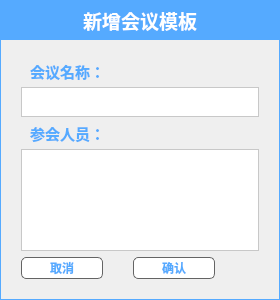
<?xml version="1.0" encoding="UTF-8"?>
<ui version="4.0">
 <class>Scene_Record_AddInfo</class>
 <widget class="QDialog" name="Scene_Record_AddInfo">
  <property name="geometry">
   <rect>
    <x>0</x>
    <y>0</y>
    <width>280</width>
    <height>300</height>
   </rect>
  </property>
  <property name="windowTitle">
   <string>Dialog</string>
  </property>
  <property name="styleSheet">
   <string notr="true">border:1px solid rgb(85, 170, 255);</string>
  </property>
  <layout class="QGridLayout" name="gridLayout_3">
   <property name="leftMargin">
    <number>0</number>
   </property>
   <property name="topMargin">
    <number>0</number>
   </property>
   <property name="rightMargin">
    <number>0</number>
   </property>
   <property name="bottomMargin">
    <number>0</number>
   </property>
   <property name="spacing">
    <number>0</number>
   </property>
   <item row="0" column="0">
    <widget class="QLabel" name="label">
     <property name="sizePolicy">
      <sizepolicy hsizetype="Minimum" vsizetype="Minimum">
       <horstretch>0</horstretch>
       <verstretch>0</verstretch>
      </sizepolicy>
     </property>
     <property name="minimumSize">
      <size>
       <width>40</width>
       <height>40</height>
      </size>
     </property>
     <property name="font">
      <font>
       <pointsize>14</pointsize>
       <weight>75</weight>
       <bold>true</bold>
      </font>
     </property>
     <property name="styleSheet">
      <string notr="true">background-color: rgb(85, 170, 255);
color: rgb(255, 255, 255);
padding-left:1.5em;
padding-top:0.6em;
padding-bottom:0.6em;
border:0;</string>
     </property>
     <property name="text">
      <string>新增会议模板</string>
     </property>
     <property name="alignment">
      <set>Qt::AlignCenter</set>
     </property>
    </widget>
   </item>
   <item row="1" column="0">
    <widget class="QGroupBox" name="groupBox">
     <property name="sizePolicy">
      <sizepolicy hsizetype="MinimumExpanding" vsizetype="MinimumExpanding">
       <horstretch>0</horstretch>
       <verstretch>0</verstretch>
      </sizepolicy>
     </property>
     <property name="minimumSize">
      <size>
       <width>200</width>
       <height>150</height>
      </size>
     </property>
     <property name="maximumSize">
      <size>
       <width>280</width>
       <height>16777215</height>
      </size>
     </property>
     <property name="styleSheet">
      <string notr="true">border:0;</string>
     </property>
     <property name="title">
      <string/>
     </property>
     <layout class="QGridLayout" name="gridLayout_4">
      <property name="leftMargin">
       <number>20</number>
      </property>
      <property name="topMargin">
       <number>20</number>
      </property>
      <property name="rightMargin">
       <number>20</number>
      </property>
      <property name="bottomMargin">
       <number>20</number>
      </property>
      <item row="0" column="0">
       <widget class="QLabel" name="label_2">
        <property name="sizePolicy">
         <sizepolicy hsizetype="Minimum" vsizetype="Preferred">
          <horstretch>0</horstretch>
          <verstretch>0</verstretch>
         </sizepolicy>
        </property>
        <property name="minimumSize">
         <size>
          <width>50</width>
          <height>20</height>
         </size>
        </property>
        <property name="font">
         <font>
          <pointsize>11</pointsize>
          <weight>75</weight>
          <bold>true</bold>
         </font>
        </property>
        <property name="styleSheet">
         <string notr="true">margin-left:5px;
color:rgb(85, 170, 255);</string>
        </property>
        <property name="text">
         <string>会议名称：</string>
        </property>
        <property name="alignment">
         <set>Qt::AlignLeading|Qt::AlignLeft|Qt::AlignVCenter</set>
        </property>
       </widget>
      </item>
      <item row="2" column="0">
       <widget class="QLabel" name="label_3">
        <property name="sizePolicy">
         <sizepolicy hsizetype="Minimum" vsizetype="Preferred">
          <horstretch>0</horstretch>
          <verstretch>0</verstretch>
         </sizepolicy>
        </property>
        <property name="minimumSize">
         <size>
          <width>50</width>
          <height>20</height>
         </size>
        </property>
        <property name="font">
         <font>
          <pointsize>11</pointsize>
          <weight>75</weight>
          <bold>true</bold>
         </font>
        </property>
        <property name="styleSheet">
         <string notr="true">margin-left:5px;
color:rgb(85, 170, 255);</string>
        </property>
        <property name="text">
         <string>参会人员：</string>
        </property>
        <property name="alignment">
         <set>Qt::AlignLeading|Qt::AlignLeft|Qt::AlignVCenter</set>
        </property>
       </widget>
      </item>
      <item row="4" column="0">
       <layout class="QGridLayout" name="gridLayout" columnstretch="1,0,0,0,0">
        <property name="spacing">
         <number>0</number>
        </property>
        <item row="0" column="1">
         <widget class="QPushButton" name="cancel_btn">
          <property name="font">
           <font>
            <weight>75</weight>
            <bold>true</bold>
           </font>
          </property>
          <property name="styleSheet">
           <string notr="true">QPushButton:hover{
border: 1px solid rgb(85, 170, 255);
color:white;
background-color:rgb(85, 170, 255);
}
QPushButton{
background-color:  white;
border: 1px solid rgb(100, 100, 100);
border-radius: 5px;   
width:80px;
height:20px;
padding-left:1.5em;
padding-right:1.5em;
padding-top:0.6em;
padding-bottom:0.6em;
color:rgb(85, 170, 255);
}
QPushButton:pressed{
background-color:rgb(85, 170, 255);
margin:2px;
color:black;
border: 1px solid white;
}
QPushButton:disabled{
background-color: transparent;
color:gray;
}</string>
          </property>
          <property name="text">
           <string>取消</string>
          </property>
         </widget>
        </item>
        <item row="0" column="0">
         <spacer name="horizontalSpacer">
          <property name="orientation">
           <enum>Qt::Horizontal</enum>
          </property>
          <property name="sizeType">
           <enum>QSizePolicy::Preferred</enum>
          </property>
          <property name="sizeHint" stdset="0">
           <size>
            <width>20</width>
            <height>20</height>
           </size>
          </property>
         </spacer>
        </item>
        <item row="0" column="3">
         <widget class="QPushButton" name="confirm_btn">
          <property name="font">
           <font>
            <weight>75</weight>
            <bold>true</bold>
           </font>
          </property>
          <property name="styleSheet">
           <string notr="true">QPushButton:hover{
border: 1px solid rgb(85, 170, 255);
color:white;
background-color:rgb(85, 170, 255);
}
QPushButton{
background-color:  white;
border: 1px solid rgb(100, 100, 100);
border-radius: 5px;   
width:80px;
height:20px;
padding-left:1.5em;
padding-right:1.5em;
padding-top:0.6em;
padding-bottom:0.6em;
color:rgb(85, 170, 255);
}
QPushButton:pressed{
background-color:rgb(85, 170, 255);
margin:2px;
color:black;
border: 1px solid white;
}
QPushButton:disabled{
background-color: transparent;
color:gray;
}</string>
          </property>
          <property name="text">
           <string>确认</string>
          </property>
         </widget>
        </item>
        <item row="0" column="4">
         <spacer name="horizontalSpacer_3">
          <property name="orientation">
           <enum>Qt::Horizontal</enum>
          </property>
          <property name="sizeType">
           <enum>QSizePolicy::Preferred</enum>
          </property>
          <property name="sizeHint" stdset="0">
           <size>
            <width>67</width>
            <height>20</height>
           </size>
          </property>
         </spacer>
        </item>
        <item row="0" column="2">
         <spacer name="horizontalSpacer_2">
          <property name="orientation">
           <enum>Qt::Horizontal</enum>
          </property>
          <property name="sizeType">
           <enum>QSizePolicy::Minimum</enum>
          </property>
          <property name="sizeHint" stdset="0">
           <size>
            <width>30</width>
            <height>20</height>
           </size>
          </property>
         </spacer>
        </item>
       </layout>
      </item>
      <item row="1" column="0">
       <widget class="QLineEdit" name="title_lineEdit">
        <property name="sizePolicy">
         <sizepolicy hsizetype="Expanding" vsizetype="Minimum">
          <horstretch>0</horstretch>
          <verstretch>0</verstretch>
         </sizepolicy>
        </property>
        <property name="minimumSize">
         <size>
          <width>30</width>
          <height>30</height>
         </size>
        </property>
        <property name="styleSheet">
         <string notr="true">border:1px solid rgb(200, 200, 200);</string>
        </property>
       </widget>
      </item>
      <item row="3" column="0">
       <widget class="QPlainTextEdit" name="member_plainTextEdit">
        <property name="styleSheet">
         <string notr="true">border:1px solid rgb(200, 200, 200);</string>
        </property>
       </widget>
      </item>
     </layout>
     <zorder>title_lineEdit</zorder>
     <zorder>label_2</zorder>
     <zorder>label_3</zorder>
     <zorder>member_plainTextEdit</zorder>
    </widget>
   </item>
  </layout>
 </widget>
 <resources/>
 <connections/>
</ui>
